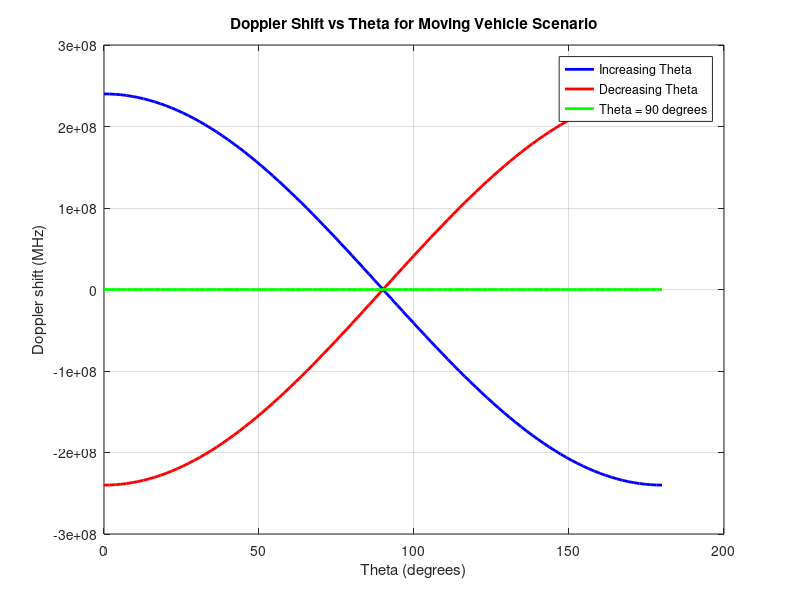

This chart was generated by the following MATLAB code:
clc;
clear all;
close all;

% Parameters
frequency = 2.4e9; % Frequency of the transmitted signal (Hz)
speed_of_light = 3e8; % Speed of light (m/s)
velocity_vehicle = 30; % Velocity of the vehicle (m/s)
distance = 1000; % Distance between transmitter and receiver (m)
wavelength = speed_of_light / frequency; % Wavelength of the signal (m)

% Define range of theta (angle between direction of motion and direction of wave propagation) in radians
theta_range_rad = linspace(0, pi, 100); % Varying theta from 0 to pi radians

% Convert theta from radians to degrees
theta_range_deg = rad2deg(theta_range_rad);

% Initialize arrays to store Doppler shift for each case
doppler_shift_increasing = zeros(size(theta_range_rad));
doppler_shift_decreasing = zeros(size(theta_range_rad));
doppler_shift_90 = zeros(size(theta_range_rad));

% Calculate Doppler shift for each case
for i = 1:length(theta_range_rad)
    % Calculate Doppler shift for increasing theta
    doppler_shift_increasing(i) = (velocity_vehicle / wavelength) * cos(theta_range_rad(i));
    
    % Calculate Doppler shift for decreasing theta
    doppler_shift_decreasing(i) = (velocity_vehicle / wavelength) * cos(pi - theta_range_rad(i));
    
    % Calculate Doppler shift for 90 degree theta
    doppler_shift_90(i) = (velocity_vehicle / wavelength) * cos(pi/2);
end

% Convert Doppler shift to MHz
doppler_shift_increasing_mhz = doppler_shift_increasing * 1e6; % Convert Hz to MHz
doppler_shift_decreasing_mhz = doppler_shift_decreasing * 1e6; % Convert Hz to MHz
doppler_shift_90_mhz = doppler_shift_90 * 1e6; % Convert Hz to MHz

% Plot Doppler shift against theta
figure;
plot(theta_range_deg, doppler_shift_increasing_mhz, 'b', 'LineWidth', 2);
hold on;
plot(theta_range_deg, doppler_shift_decreasing_mhz, 'r', 'LineWidth', 2);
plot(theta_range_deg, doppler_shift_90_mhz, 'g', 'LineWidth', 2);
xlabel('Theta (degrees)');
ylabel('Doppler shift (MHz)');
title('Doppler Shift vs Theta for Moving Vehicle Scenario');
legend('Increasing Theta', 'Decreasing Theta', 'Theta = 90 degrees');
grid on;
